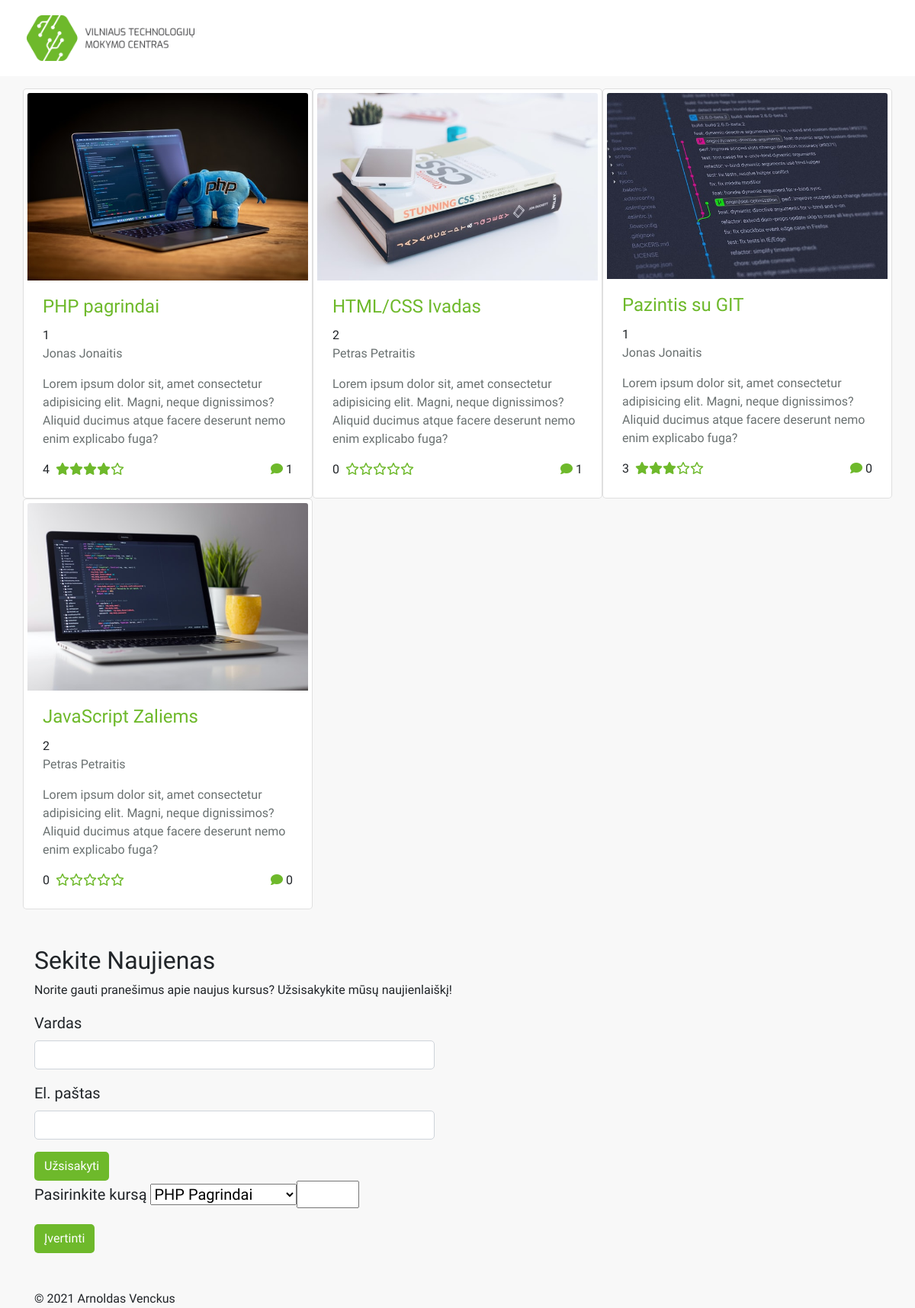
The page / on the database its author committed.
### tables this page shows
CREATE TABLE `kursai` (
  `ID` int(11) NOT NULL,
  `Pavadinimas` varchar(255) NOT NULL,
  `Trumpas_apr` varchar(200) NOT NULL,
  `Platus_apr` text NOT NULL,
  `Nuotrauka` varchar(50) DEFAULT NULL,
  `Ikelimo_data` date DEFAULT current_timestamp(),
  `Kaina` int(11) DEFAULT NULL,
  `Populiarumas` int(11) DEFAULT NULL,
  `Autorius` int(11) NOT NULL
);

CREATE TABLE `autoriai` (
  `ID` int(11) NOT NULL,
  `Vardas_Pavarde` varchar(255) NOT NULL
);

### includes/kursai.inc.php (called while the page is built)
<?php
include_once 'includes/dbh.inc.php';
include_once 'includes/functions.inc.php';
$kursaiquery = "SELECT * from kursai ORDER by ID ASC;";
$kursairesult = mysqli_query($conn, $kursaiquery);
$autoriusquery = "SELECT * from autoriai ORDER by ID ASC;";
$autoriusresult = mysqli_query($conn, $autoriusquery);
$komentaraiquery = "SELECT * from komentarai ORDER by ID ASC;";
$komentarairesult = mysqli_query($conn, $komentaraiquery);
$reitingaiquery = "SELECT * from reitingai ORDER by ID ASC;";
$reitingairesult = mysqli_query($conn, $reitingaiquery);
kursaiLoader($kursairesult, $autoriusresult, $komentarairesult, $reitingairesult);

### includes/functions.inc.php (the view, shortened to what this page needs)
<?php
function kursaiLoader($kursairesult, $autoriusresult, $komentarairesult, $reitingairesult){
    if($kursairesult):
        if(mysqli_num_rows($kursairesult)>0):
            while($product = mysqli_fetch_assoc($kursairesult)):
                ?>
                <div class="card col-lg-4 col-md-6 col-sm-12">
                    <img src="<?php echo $product['Nuotrauka']?>" class="card-img-top" alt="...">
                    <div class="card-body">
                        <a href="#">
                            <h5 class="card-title"><?php echo $product['Pavadinimas']?></h5>
                        </a>
                        <?php echo $product['Autorius']; ?>
                        <p class="autorius"><?php foreach($autoriusresult as $instance){
                            if($product['Autorius'] == $instance['ID']){
                                $vardas = $instance['Vardas_Pavarde'];
                                echo "<span>$vardas</span>";
                            }
                        }?></p>
                        <p class="card-text">
                            <?php echo $product['Trumpas_apr']?>
                        </p>
                        <div class="row">
                            <div class="col">
                                <?php $reitingusuma = 0; $reitinguskaicius = 0; $reitinguvidurkis = 0; foreach($reitingairesult as $instance){
                                    if($product['ID'] == $instance['Kurso_ID']){
                                      $reitingusuma += $instance['Vertinimas'];
                                      $reitinguskaicius++;
                                    }
                                    if($reitinguskaicius > 0){
                                        $reitinguvidurkis = $reitingusuma / $reitinguskaicius;
                                    }
                                    else{
                                        $reitinguvidurkis = 0;
                                    }
                                } echo "<span class='mr-2'>$reitinguvidurkis</span>";
                                for($x=0; $x < $reitinguvidurkis; $x++){
                                    echo "<i class='fas fa-star'></i>";
                                }
                                for($x = 0; $x < (5 - $reitinguvidurkis); $x++){
                                    echo "<i class='far fa-star'></i>";
                                }
                                ?>
                            </div>
                            <div class="col text-align-right">
                                <i class="fas fa-comment"></i>
                                <?php $komentarusuma = 0; foreach($komentarairesult as $instance){
                                    if($product['ID'] == $instance['Kurso_ID']){
                                        $komentarusuma++;
                                    }
                                } echo "<span>$komentarusuma</span>"?>
                            </div>
                        </div>
                    </div>
                </div>
            <?php
            endwhile;
        endif;
    endif;
}

### index.php (shortened to what this page needs)
<!DOCTYPE html>
<html lang="en">
<head>
    <link rel="stylesheet" href="https://cdn.jsdelivr.net/npm/bootstrap@4.5.3/dist/css/bootstrap.min.css"
>
    <link rel="stylesheet" href="includes/stylesheet.css">
</head>
<body class="container-fluid">
    <header class="row header mb-3">
        <div class="col">
            <img src="img/logo.png" alt="logo" class="logo">
        </div>
    </header>
    <div class="container w-100">
        <section>
            <div class="row">
                <?php include_once 'includes/kursai.inc.php'; ?>
            </div>
        </section>
        <section>
            <div class="row mt-5">
                <div class="col">
                    <h2 style="font-size: 32px; font-weight: 400">Sekite Naujienas</h2>
                </div>
            </div>
            <div class="row">
                <div class="col">
                    <p>Norite gauti pranešimus apie naujus kursus? Užsisakykite mūsų naujienlaiškį!</p>
                </div>
            </div>
            <div class="row w-50">
                <div class="col form-box">
                    <form class="forma" name="myForm" onsubmit="return validateForm(event)" action="#" method="post">
                        <div class="mb-3">
                            <label for="vardas" class="form-label">Vardas</label>
                            <input type="text" name="vardas" class="form-control" id="vardas" aria-describedby="vardas">
                        </div>
                        <div class="mb-3">
                            <label for="email" class="form-label">El. paštas</label>
                            <input type="email" name="email" class="form-control" id="email">
                        </div>
                        <button type="submit" class="btn button">Užsisakyti</button>
                    </form>
                </div>
            </div>
            <div class="row w-50">
                <div class="col form-box">
                    <form class="forma" name="myRatingForm" action="includes/reitingas.inc.php" method="post">
                        <div class="mb-3">
                            <label for="pasirinkimas" class="form-label">Pasirinkite kursą</label>
                            <select name="pasirinkimas" id="kursupasirinkimas">
                            <option value="1">PHP Pagrindai</option>
                        </div>
                        <div class="mb-3">
                            <input type="number" id="vertinimas" name="vertinimas" min="1" max="5">
                        </div>
                        <button type="submit" class="btn button">Įvertinti</button>
                    </form>
                </div>
            </div>
        </section>
        <footer class="row mt-5">
            <div class="col">
                &#169; 2021 Arnoldas Venckus
            </div>
        </footer>
    </div>
</body>
</html>

### includes/stylesheet.css (style rules this page uses)
* { font-family: 'Exo', sans-serif; box-sizing: border-box; }
.container-fluid { background-color: #f8f8f8; width: 100%; }
.header { background-color: #ffffff; }
.logo { height: 60px; margin: 20px; }
.text-align-right { text-align: right; }
.card { background-color: #ffffff; padding: 5px; }
.card-title { color: #6eb92b; font-size: 24px; font-weight: 400; }
.card-text { font-size: 16px; font-weight: 200; }
.fa-comment, .fa-star { color: #6eb92b; }
.button { color: #ffffff; background-color: #6eb92b; }
.autorius, .card-text { color: #697070; font-size: 16px; font-weight: 200; }
.forma { font-size: 20px; font-weight: 200; }
.card, .form-control, .btn { border-radius: 5px; }

### rows shown on the page
kursai: Nuotrauka (picture), Pavadinimas "PHP pagrindai", Autorius "1", Trumpas_apr "Lorem ipsum dolor sit, amet consectetur adipisicing elit. Magni, neque dignissimos? Aliquid ducimus atque facere deserunt nemo enim explicabo fuga?", reitinguvidurkis "4", komentarusuma "1"
autoriai: Vardas_Pavarde "Jonas Jonaitis"
kursai: Nuotrauka (picture), Pavadinimas "HTML/CSS Ivadas", Autorius "2", Trumpas_apr "Lorem ipsum dolor sit, amet consectetur adipisicing elit. Magni, neque dignissimos? Aliquid ducimus atque facere deserunt nemo enim explicabo fuga?", reitinguvidurkis "0", komentarusuma "1"
autoriai: Vardas_Pavarde "Petras Petraitis"
kursai: Nuotrauka (picture), Pavadinimas "Pazintis su GIT", Autorius "1", Trumpas_apr "Lorem ipsum dolor sit, amet consectetur adipisicing elit. Magni, neque dignissimos? Aliquid ducimus atque facere deserunt nemo enim explicabo fuga?", reitinguvidurkis "3", komentarusuma "0"
kursai: Nuotrauka (picture), Pavadinimas "JavaScript Zaliems", Autorius "2", Trumpas_apr "Lorem ipsum dolor sit, amet consectetur adipisicing elit. Magni, neque dignissimos? Aliquid ducimus atque facere deserunt nemo enim explicabo fuga?", reitinguvidurkis "0", komentarusuma "0"
